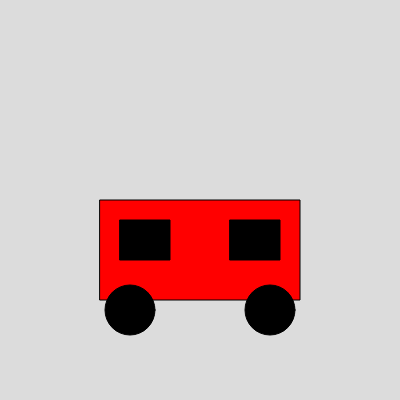
Frame 1 (no input)
Frame 60 (no input): identical to frame 1, image omitted
Frame 120 (the mouse pressed at the canvas centre since frame 60): identical to frame 1, image omitted

The p5.js sketch that drew this single still picture (run headless with seeded random() and noise() and a simulated clock; from frame 60 on, the mouse is pressed at the canvas centre):

// p5.js sketch
// ── sketch.js
//function setup for creating the canvas

function setup() {
  createCanvas(400, 400);
}

function draw() {
  background(220);
  
  // body shape
  fill(255, 0, 0);
  rect(100, 200, 200, 100);
  
  // windows shape
  fill(0);
  rect(120, 220, 50, 40);
  rect(230, 220, 50, 40);
  
  // wheels shape
  fill(0);
  ellipse(130, 310, 50, 50);
  ellipse(270, 310, 50, 50);


}
